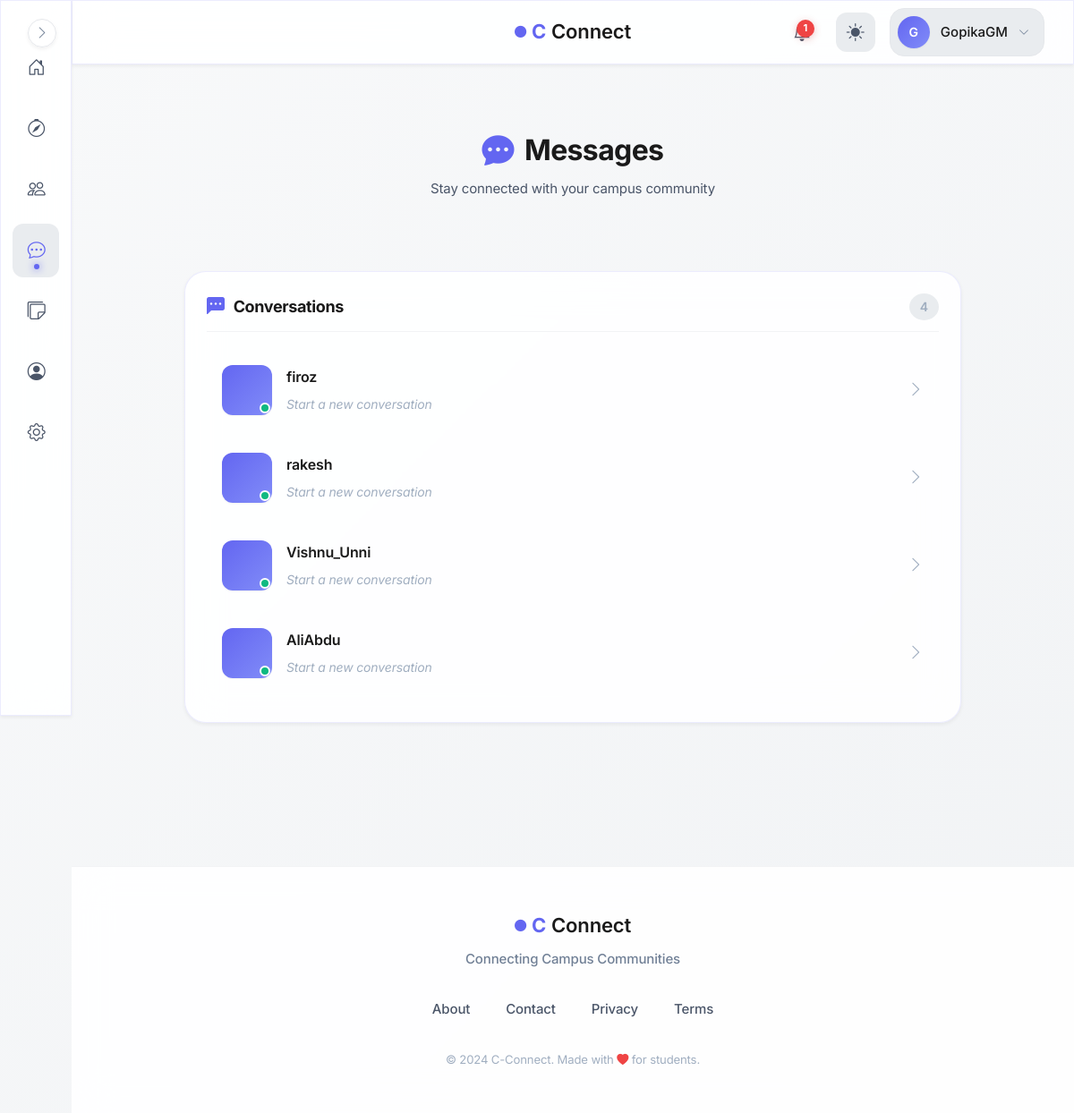
Screenshot of /messages/ (signed in) with the database file from the repository.
### models.py (models this page shows, shortened)
class User(UserMixin, db.Model):
    id = db.Column(db.Integer, primary_key=True, autoincrement=True)  # Unique identifier
    username = db.Column(db.String(100), nullable=False)  # Name of the user (later can add this unique if needed)
    email = db.Column(db.String(120), nullable=False, unique=True)  # Email of the user
    password = db.Column(db.String(200), nullable=False)  # Passwords not hashed yet (done in setup_db.py)
    created_at = db.Column(db.DateTime, default=db.func.now())  # Timestamp of account creation
    last_login = db.Column(db.DateTime, nullable=True)  # Timestamp of last login
    pass

### blueprints/messages/routes.py (the view)
@messages.route("/")
@login_required
def inbox():
    cleanup_expired_messages()
    connections = Connection.query.filter(
        Connection.user_id == current_user.id,
        Connection.status.in_(['accepted', 'connected'])
    ).all()
    incoming_connections = Connection.query.filter(
        Connection.target_user_id == current_user.id,
        Connection.status.in_(['accepted', 'connected'])
    ).all()
    connected_user_ids = set()
    for conn in connections + incoming_connections:
        other_id = conn.target_user_id if conn.user_id == current_user.id else conn.user_id
        connected_user_ids.add(other_id)
    connected_users = User.query.filter(User.id.in_(connected_user_ids)).all()
    incoming_requests = Connection.query.filter(
        Connection.target_user_id == current_user.id,
        Connection.status == 'pending'
    ).all()
    incoming_users = User.query.filter(
        User.id.in_([req.user_id for req in incoming_requests])
    ).all()
    chat_previews = {}
    messages = Message.query.filter(
        (Message.sender_id == current_user.id) |
        (Message.receiver_id == current_user.id)
    ).order_by(desc(Message.created_at)).all()
    seen_users = set()
    for msg in messages:
        other_id = msg.receiver_id if msg.sender_id == current_user.id else msg.sender_id
        if other_id in connected_user_ids and other_id not in seen_users:
            chat_previews[other_id] = msg  #  CORRECT last message
            seen_users.add(other_id)
    connected_users_sorted = []
    for user_id in sorted(chat_previews.keys(),
                        key=lambda x: chat_previews[x].created_at, reverse=True):
        user = User.query.get(user_id)
        if user:
            connected_users_sorted.append(user)
    for user in connected_users:
        if user.id not in chat_previews:
            connected_users_sorted.append(user)
    connected_users = connected_users_sorted
    return render_template("messages/inbox.html",
                        connected_users=connected_users,
                        incoming_requests=incoming_requests,
                        incoming_users=incoming_users,
                        chat_previews=chat_previews,
                        profile=profile
                    )

### blueprints/auth/__init__.py (called while the page is built)
@login_manager.user_loader
def load_user(user_id):
    from models import User  # Importing User model for querying  (import here to avoid circular imports)
    return User.query.get(int(user_id))

@auth.after_app_request
def add_header(response):
    if current_user.is_authenticated and request.blueprint == 'auth':
        response.headers['Cache-Control'] = 'no-store, no-cache, must-revalidate, post-check=0, pre-check=0, max-age=0'
        response.headers['Pragma'] = 'no-cache'
        response.headers['Expires'] = '-1'
    return response

### factory_helpers.py (called while the page is built, shortened)
def register_security_headers(app):
    @app.after_request
    def set_secure_headers(response):
        response.headers['Content-Security-Policy'] = (
            "default-src 'self'; "
            "img-src 'self' data: blob: https:; "# Allow external images
            "style-src 'self' 'unsafe-inline' https:; "# ADD https: for CDNs
            "script-src 'self' 'unsafe-inline' https:; "# ADD https: for JS
            "font-src 'self' https: data:; "# Google Fonts
            "connect-src 'self' https:;"  # ← ADD https: for CDNs/maps
        )
        response.headers['X-Content-Type-Options'] = 'nosniff'
        response.headers['X-Frame-Options'] = 'DENY'
        response.headers['Referrer-Policy'] = 'strict-origin-when-cross-origin'
        response.headers['Permissions-Policy'] = 'geolocation=(), microphone=()'
        return response

def register_daily_cleanup(app):
    if not hasattr(app, "_last_notification_cleanup"):
        app._last_notification_cleanup = None
    @app.before_request
    def daily_cleanup():
        now = datetime.now(timezone.utc)
        last = getattr(app, "_last_notification_cleanup", None)
        if last is None or (now - last).days >= 1:
            from blueprints.notifications.service import cleanup_old_notifications
            deleted = cleanup_old_notifications()
            app.logger.info(f"Cleaned up {deleted} old notifications.")
            app._last_notification_cleanup = now

def register_profilevisit_cleanup(app):
    last_cleanup = {'t': 0}
    @app.before_request
    def cleanup_visits():
        now = time.time()
        if now - last_cleanup['t'] < 3600:  # run once every hour
            return

def cleanup_expired_messages(): #message cleanup helper function
    Message.query.filter(
        Message.expires_at < datetime.now(timezone.utc),
        Message.is_saved == False
    ).delete()
    db.session.commit()

### blueprints/messages/templates/messages/inbox.html (shortened to what this page needs)
{% extends "base.html" %}
{% block body %}
<div class="messages-page">
    <header class="messages-page__header">
        <h1 class="messages-page__title">
            <i class="bi bi-chat-dots-fill"></i>
            Messages
        </h1>
        <p class="messages-page__subtitle">Stay connected with your campus community</p>
    </header>
    {% if connected_users %}
    <section class="messages-section">
        <div class="messages-section__header">
            <h2 class="messages-section__title">
                <i class="bi bi-chat-left-dots-fill"></i>
                Conversations
            </h2>
            <span class="messages-section__count">{{ connected_users|length }}</span>
        </div>
        <div class="conversations-list">
            {% for user in connected_users %}
            <a href="{{ url_for('messages.chat', user_id=user.id) }}" class="conversation-item">
                <div class="conversation-item__avatar">
                    {% set profile_picture = profile.query.filter_by(user_id=user.id).first().profile_picture %}
                </div>
                <div class="conversation-item__content">
                    <div class="conversation-item__header">
                        <div class="conversation-item__name">{{ user.username }}</div>
                    </div>
                    {% if chat_previews and chat_previews[user.id] %}
                        <div class="conversation-item__preview">
                            {{ chat_previews[user.id].content[:60] }}{% if chat_previews[user.id].content|length > 60 %}...{% endif %}
                        </div>
                    {% else %}
                        <div class="conversation-item__preview conversation-item__preview--empty">
                            Start a new conversation
                        </div>
                    {% endif %}
                </div>
                <i class="bi bi-chevron-right conversation-item__arrow"></i>
            </a>
            {% endfor %}
        </div>
    </section>
    {% endif %}
</div>
{% endblock %}

### templates/base.html (shortened to what this page needs)
<!DOCTYPE html>
<html lang="en">
<head>
    <link rel="stylesheet" href="https://cdn.jsdelivr.net/npm/bootstrap-icons@1.11.1/font/bootstrap-icons.css">
    <link href="https://cdn.jsdelivr.net/npm/bootstrap@5.3.2/dist/css/bootstrap.min.css" rel="stylesheet">
    <link rel="stylesheet" href="{{ url_for('static', filename='css/global.css') }}">
</head>
<body>
    {% if current_user.is_authenticated %}
        <aside class="sidebar glass-effect" id="sidebar">
            <nav class="sidebar__nav">
                <a href="{{ url_for('main.dashboard') }}" class="sidebar__link" data-tooltip="Dashboard">
                    <div class="sidebar__link-icon">
                        <i class="bi bi-house-door"></i>
                    </div>
                </a>
                <a href="{{ url_for('main.search_page') }}" class="sidebar__link" data-tooltip="Discover">
                    <div class="sidebar__link-icon">
                        <i class="bi bi-compass"></i>
                    </div>
                </a>
                <a href="{{ url_for('connections.connections_home') }}" class="sidebar__link" data-tooltip="Connections">
                    <div class="sidebar__link-icon">
                        <i class="bi bi-people"></i>
                    </div>
                </a>
                <a href="{{ url_for('messages.inbox') }}" class="sidebar__link" data-tooltip="Messages">
                    <div class="sidebar__link-icon">
                        <i class="bi bi-chat-dots"></i>
                    </div>
                </a>
                <a href="/campus-board" class="sidebar__link" data-tooltip="Messages">
                    <div class="sidebar__link-icon">
                        <i class="bi bi-stickies"></i>
                    </div>
                </a>
                <a href="{{ url_for('auth.profile') }}" class="sidebar__link" data-tooltip="Profile">
                    <div class="sidebar__link-icon">
                        <i class="bi bi-person-circle"></i>
                    </div>
                </a>
                <a href="{{ url_for('main.settings') }}" class="sidebar__link" data-tooltip="Settings">
                    <div class="sidebar__link-icon">
                        <i class="bi bi-gear"></i>
                    </div>
                </a>
            </nav>
            <button class="sidebar__toggle" id="sidebarToggle" aria-label="Toggle sidebar">
                <i class="bi bi-chevron-right"></i>
            </button>
        </aside>
        <header class="topbar glass-effect">
            <div class="topbar__container">
                <div class="topbar__center">
                    <a href="{{ url_for('main.home') }}" class="topbar__brand">
                        <span class="brand-icon-small">
                            <i class="bi bi-circle-fill"></i>
                        </span>
                        <span class="brand-c">C</span>
                        <span class="brand-text">Connect</span>
                    </a>
                </div>
                <div class="topbar__actions">
                    <a href="{{ url_for('notifications.notifications_list') }}" class="topbar__icon-btn" aria-label="Notifications">
                        {% set unread = current_user.notifications | selectattr("is_read", "equalto", False) | list %}
                        {% if unread|length > 0 %}
                        <span class="topbar__badge">{{ unread|length }}</span>
                        {% endif %}
                    </a>
                    <button class="topbar__icon-btn topbar__theme-toggle" id="themeToggle" aria-label="Toggle theme">
                        <i class="bi bi-sun-fill" id="themeIcon"></i>
                    </button>
                    <div class="topbar__profile" id="profileDropdown">
                        <button class="topbar__profile-btn" aria-label="Profile menu">
                            <div class="topbar__avatar">
                                {{ current_user.username[0].upper() }}
                            </div>
                            <span class="topbar__username">{{ current_user.username }}</span>
                            <i class="bi bi-chevron-down topbar__profile-arrow"></i>
                        </button>
                    </div>
                </div>
            </div>
        </header>
    {% endif %}
    <main class="main-content">
        {% block body %}{% endblock %}
    </main>
    <footer class="footer">
        <div class="footer__container">
            <div class="footer__brand">
                <div class="footer__logo">
                    <span class="brand-icon-small">
                        <i class="bi bi-circle-fill"></i>
                    </span>
                    <span class="brand-c">C</span>
                    <span class="brand-text">Connect</span>
                </div>
                <p class="footer__tagline">Connecting Campus Communities</p>
            </div>
            <div class="footer__links">
                <a href="{{ url_for('main.about') }}" class="footer__link">About</a>
                <a href="{{ url_for('main.contact') }}" class="footer__link">Contact</a>
                <a href="#" class="footer__link">Privacy</a>
                <a href="#" class="footer__link">Terms</a>
            </div>
            <div class="footer__credits">
                <small>&copy; 2024 C-Connect. Made with <i class="bi bi-heart-fill"></i> for students.</small>
            </div>
        </div>
    </footer>
</body>
</html>

### blueprints/messages/templates/messages/inbox.html (style rules this page uses)
.messages-page { max-width: 900px; margin: 0 auto; padding: 0 1rem 2rem; animation: fadeIn 0.6s ease; }
.messages-page__header { text-align: center; margin-bottom: 2rem; padding: 2rem 0; }
.messages-page__title { font-size: 2rem; font-weight: 700; color: var(--text-primary); display: flex; align-items: center; justify-content: center; gap: 0.75rem; margin-bottom: 0.5rem; }
.messages-page__title i { color: var(--primary-color); font-size: 2.25rem; }
.messages-page__subtitle { font-size: 0.9375rem; color: var(--text-secondary); }
.messages-section { background: var(--glass-bg); backdrop-filter: blur(20px); border: 1px solid var(--glass-border); border-radius: var(--radius-xl); padding: 1.5rem; margin-bottom: 1.5rem; box-shadow: var(--shadow-sm); }
.messages-section__header { display: flex; align-items: center; justify-content: space-between; margin-bottom: 1.25rem; padding-bottom: 0.75rem; border-bottom: 1px solid var(--border-subtle); }
.messages-section__title { font-size: 1.125rem; font-weight: 700; color: var(--text-primary); display: flex; align-items: center; gap: 0.625rem; margin: 0; }
.messages-section__title i { color: var(--primary-color); font-size: 1.25rem; }
.messages-section__count { font-size: 0.875rem; color: var(--text-muted); background: var(--bg-hover); padding: 0.25rem 0.75rem; border-radius: var(--radius-full); font-weight: 600; }
.conversations-list { max-height: 600px; overflow-y: auto; margin: -0.5rem; padding: 0.5rem; }
.conversation-item { display: flex; align-items: center; gap: 1rem; padding: 1rem; border-radius: var(--radius-md); text-decoration: none; color: inherit; transition: all var(--transition-fast); margin-bottom: 0.5rem; border: 1px solid transparent; }
.conversation-item__avatar { width: 56px; height: 56px; border-radius: var(--radius-md); background: linear-gradient(135deg, var(--primary-color), var(--primary-light)); color: white; display: flex; align-items: center; justify-content: center; font-weight: 700; font-size: 1.25rem; flex-shrink: 0; box-shadow: var(--shadow-xs); position: relative; }
.conversation-item__avatar::after { content: ''; position: absolute; bottom: 2px; right: 2px; width: 12px; height: 12px; background: var(--success-color); border: 2px solid var(--bg-primary); border-radius: 50%; }
.conversation-item__content { flex: 1; min-width: 0; }
.conversation-item__header { display: flex; justify-content: space-between; align-items: baseline; margin-bottom: 0.375rem; }
.conversation-item__name { font-size: 1rem; font-weight: 600; color: var(--text-primary); white-space: nowrap; overflow: hidden; text-overflow: ellipsis; }
.conversation-item__preview { font-size: 0.875rem; color: var(--text-tertiary); white-space: nowrap; overflow: hidden; text-overflow: ellipsis; }
.conversation-item__preview--empty { font-style: italic; color: var(--text-muted); }
.conversation-item__arrow { color: var(--text-muted); font-size: 1.125rem; transition: transform var(--transition-fast); }

### rows the page displays
User: username "G", username "GopikaGM"
User: username "firoz"
User: username "rakesh"
User: username "Vishnu_Unni"
User: username "AliAbdu"

### other values shown
{{ unread|length }} "1"
{{ connected_users|length }} "4"
